Frame 1 (no input): blank canvas, image omitted
Frame 60 (the mouse pressed at the canvas centre just before this capture): blank canvas, image omitted
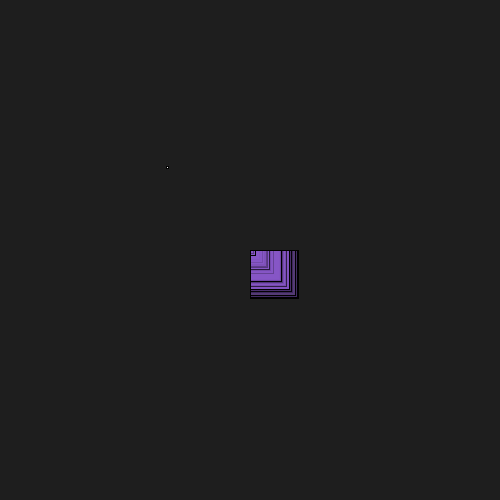
Frame 120 (the mouse held since frame 60 and released just before this capture)

The Processing sketch whose frames 1 and 60 were blank and that drew this single picture after the mouse press (run headless with seeded random() and noise(); from frame 60 on, the mouse is pressed at the canvas centre):

// Processing sketch: processing_107702
// ── processing_107702.pde

void setup() {
  size(500, 500);
  background(30);

  mouseX=width/300; 
  mouseY=height/200;
}


void draw() {
  if (mousePressed) {
    float r= random (50);
    fill(134, 86, 198, random(100));
    rect (mouseX, mouseY, r, r);
  }
  else { 
    float vel = 0;
    vel = dist(mouseX, mouseY, pmouseX, pmouseY);
    println(vel);
    rect(width/3, height/3, vel, vel);
    fill(61, 244, 134, random(250));
  }
}
